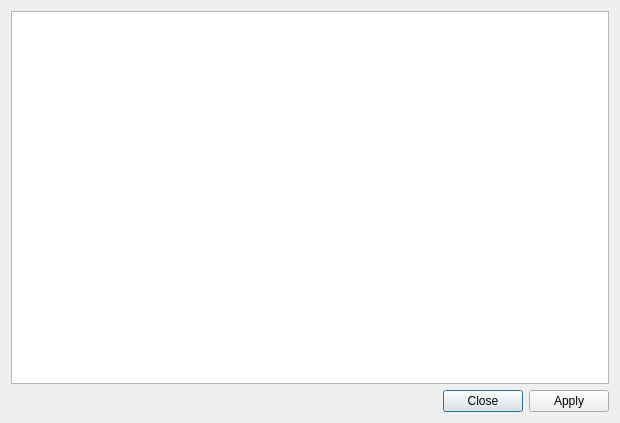
<?xml version="1.0" encoding="UTF-8"?>
<ui version="4.0">
 <class>CssDebugDialog</class>
 <widget class="QDialog" name="CssDebugDialog">
  <property name="geometry">
   <rect>
    <x>0</x>
    <y>0</y>
    <width>620</width>
    <height>423</height>
   </rect>
  </property>
  <property name="windowTitle">
   <string>SQLiteStudio CSS console</string>
  </property>
  <layout class="QVBoxLayout" name="verticalLayout">
   <item>
    <widget class="QPlainTextEdit" name="cssEdit"/>
   </item>
   <item>
    <widget class="QDialogButtonBox" name="buttonBox">
     <property name="orientation">
      <enum>Qt::Horizontal</enum>
     </property>
     <property name="standardButtons">
      <set>QDialogButtonBox::Apply|QDialogButtonBox::Close</set>
     </property>
    </widget>
   </item>
  </layout>
 </widget>
 <resources/>
 <connections>
  <connection>
   <sender>buttonBox</sender>
   <signal>accepted()</signal>
   <receiver>CssDebugDialog</receiver>
   <slot>accept()</slot>
   <hints>
    <hint type="sourcelabel">
     <x>248</x>
     <y>254</y>
    </hint>
    <hint type="destinationlabel">
     <x>157</x>
     <y>274</y>
    </hint>
   </hints>
  </connection>
  <connection>
   <sender>buttonBox</sender>
   <signal>rejected()</signal>
   <receiver>CssDebugDialog</receiver>
   <slot>reject()</slot>
   <hints>
    <hint type="sourcelabel">
     <x>316</x>
     <y>260</y>
    </hint>
    <hint type="destinationlabel">
     <x>286</x>
     <y>274</y>
    </hint>
   </hints>
  </connection>
 </connections>
</ui>
